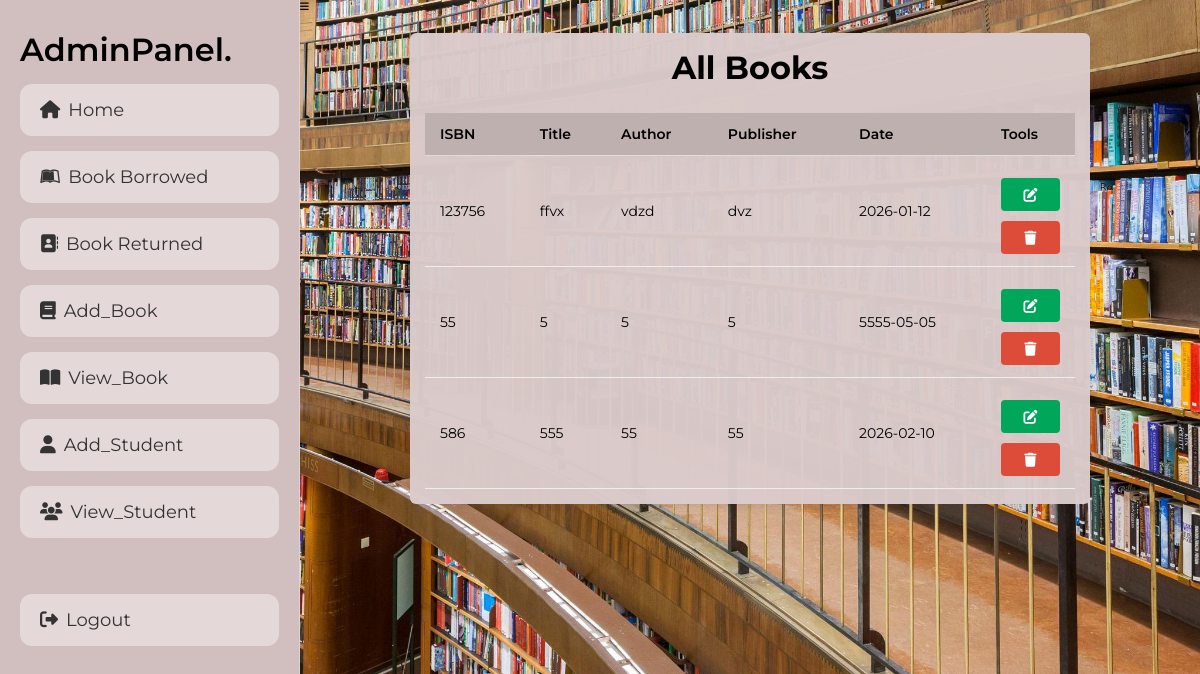
Page /Admin/view_books.php (signed in) on the earlier database version.
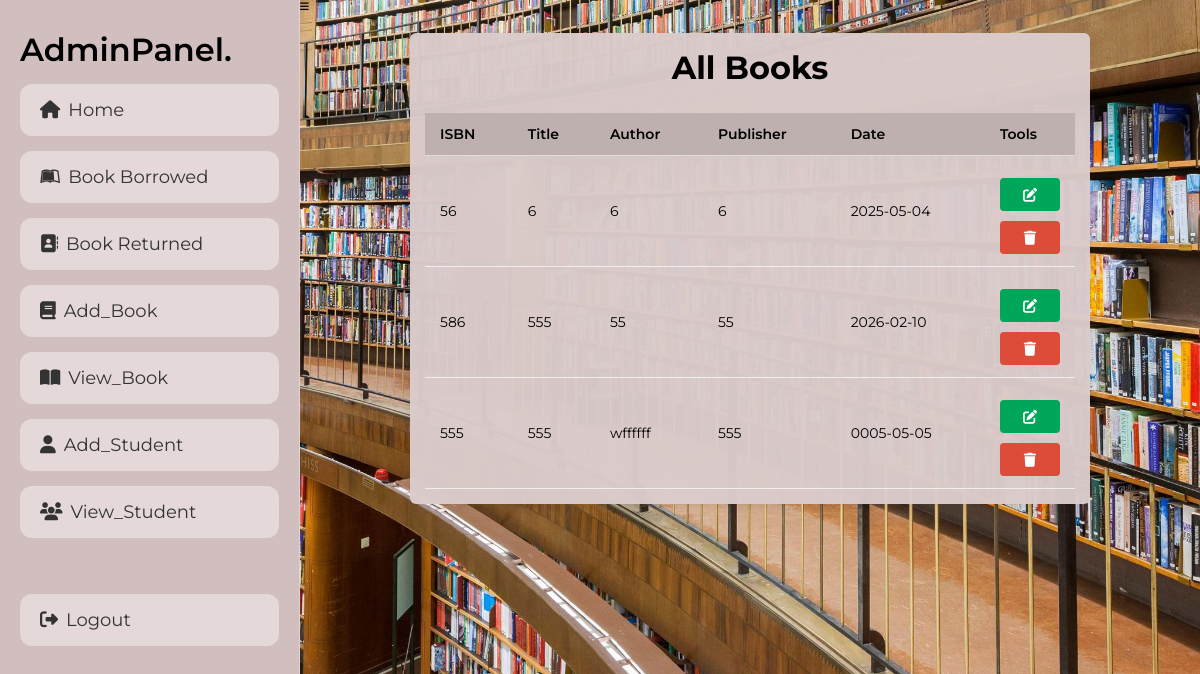
Same page on the later database version.
### tables this page shows
CREATE TABLE `books` (
  `id` int(11) NOT NULL,
  `isbn` varchar(20) NOT NULL,
  `title` text NOT NULL,
  `author` varchar(150) NOT NULL,
  `publisher` varchar(150) NOT NULL,
  `publish_date` date NOT NULL,
  `status` tinyint(1) NOT NULL DEFAULT 1
);

### Admin/view_books.php (the view, shortened to what this page needs)
<?php
include '../components/connect.php';
?>
<!DOCTYPE html>
<html lang="en">
<head>
<link rel="stylesheet" href="../components/admin_style.css">
<link rel="stylesheet" href="https://cdnjs.cloudflare.com/ajax/libs/font-awesome/6.2.0/css/all.min.css">
</head>
<body>
<?php include '../components/admin_header.php'; ?>
<div class="col-md-8">
  <div class="box1">
    <div class="box1-body">
      <table class="table">
        <h1 style="text-align:center; font-size:32px;">All Books</h1><br><br>
        <thead>
          <tr>
            <th>ISBN</th>
            <th>Title</th>
            <th>Author</th>
            <th>Publisher</th>
            <th>Date</th>
            <th>Tools</th>
          </tr>
        </thead>
        <tbody>
        <?php
        $stmt = $conn->prepare("SELECT * FROM books");
        $stmt->execute();
        while($row = $stmt->fetch(PDO::FETCH_ASSOC)){
          echo "
          <tr>
            <td>{$row['isbn']}</td>
            <td>{$row['title']}</td>
            <td>{$row['author']}</td>
            <td>{$row['publisher']}</td>
            <td>{$row['publish_date']}</td>
            <td>
              <button class='btn btn-success edit' data-id='{$row['id']}'>
   <i class='fa fa-edit'></i>
</button>
              <button class='btn btn-danger delete' data-id='{$row['id']}'>
                <i class='fa fa-trash'></i>
              </button>
            </td>
          </tr>";
        }
        ?>
        </tbody>
      </table>
    </div>
  </div>
</div>
</body>
</html>

### components/admin_header.php
<link rel="stylesheet" href="https://cdnjs.cloudflare.com/ajax/libs/font-awesome/6.2.0/css/all.min.css">
<header class="header">
   <a href="dashboard.php" class="logo">AdminPanel.</a>
   <nav class="navbar">
      <a href="dashboard.php"><i class="fas fa-home"></i><span>Home</span></a>
      <a href="borrowed.php"><i class="fa-brands fa-leanpub"></i><span>Book Borrowed</span></a>
      <a href="returned.php"><i class="fa-solid fa-address-book"></i><span>Book Returned</span></a>
      <a href="book.php"><i class="fa-solid fa-book"></i><span>Add_Book</span></a>
      <a href="view_books.php"><i class="fa-solid fa-book-open"></i><span>View_Book</span></a>
      <a href="student.php"><i class="fas fa-user"></i><span>Add_Student</span></a>
      <a href="view_student.php"><i class="fa-solid fa-users"></i><span>View_Student</span></a><br><br>
   <a href="../components/admin_logout.php" onclick="return confirm('logout from this website?');" class="delete-btn"></i><i class="fas fa-right-from-bracket"></i><span>Logout</span></a>
</nav>
</header>
<div id="menu-btn" class="fas fa-bars"></div>

### components/admin_style.css (style rules this page uses)
* { font-family: 'Montserrat', sans-serif; margin: 0; padding: 0; box-sizing: border-box; text-decoration: none; }
html { font-size: 62.5%; overflow-x: hidden; }
body { padding-left: 30rem; background: url("../img/back.jpg") no-repeat center center/cover; position: relative; }
.btn, .delete-btn, .option-btn { display: block; width: 100%; padding: 10px 20px; font-size: 16px; color: #f1e4d2; border-radius: 5px; border: none; cursor: pointer; margin-top: 10px; }
.btn { background: #9c6130; }
.delete-btn { background: #9c6130; }
.header { position: fixed; top: 0; left: 0; bottom: 0; width: 300px; padding: 30px 20px; background: #d1bebe; border-right: 1px solid rgba(255,255,255,0.3); }
.header .logo { text-align: center; font-size: 32px; font-weight: 600; color: #000; margin-bottom: 30px; }
.header .navbar a { display: block; padding: 15px 20px; margin: 15px 0; background: rgba(255,255,255,0.4); border-radius: 12px; font-size: 18px; color: #333; text-decoration: none; transition: all 0.3s ease; }
.header .navbar a i { margin-right: 8px; transition: transform 0.3s ease; }
@media (min-width: 1200px) { body { padding-left: 30rem; } }
@media (min-width: 1200px) { .header { width: 300px; padding: 30px 20px; } }

### Admin/view_books.php (style rules this page uses)
.col-md-8 { width: 98%; padding: 20px; }
.box1 { background: #dbccccf7; border-radius:6px; box-shadow:0 2px 8px rgba(0,0,0,0.08); }
.box1-body { padding:15px; }
table { width:100%; border-collapse:collapse; }
.table thead th { background: #bfb0b0fd; font-weight:600; font-size: 14px; padding:12px; text-align:left; border-bottom:1px solid #ddd; position:relative; }
.table tbody td { padding:12px; border-bottom:1px solid #eee; font-size:14px; }
.btn { border:none; padding:7px 10px; border-radius:4px; cursor:pointer; }
.btn-success { background: #00a65a; color: #fff; }
.btn-danger { background: #dd4b39; color: #fff; }
.btn i { font-size:14px; }
@media (min-width: 1200px) { .col-md-8 { width: 80%; padding: 20px; margin: 0 auto; } }
@media (min-width: 1200px) { .table thead th, .table tbody td { font-size: 14px; padding: 12px 15px; } }

Differences in the rows shown:
removed books: isbn "123756", title "ffvx", author "vdzd", publisher "dvz", publish_date "2026-01-12"
changed books (number 1 of 3 on the later page): isbn "55" → "56"; title "5" → "6"; author "5" → "6"; publisher "5" → "6"; publish_date "5555-05-05" → "2025-05-04"
added books: isbn "555", title "555", author "wffffff", publisher "555", publish_date "0005-05-05"
